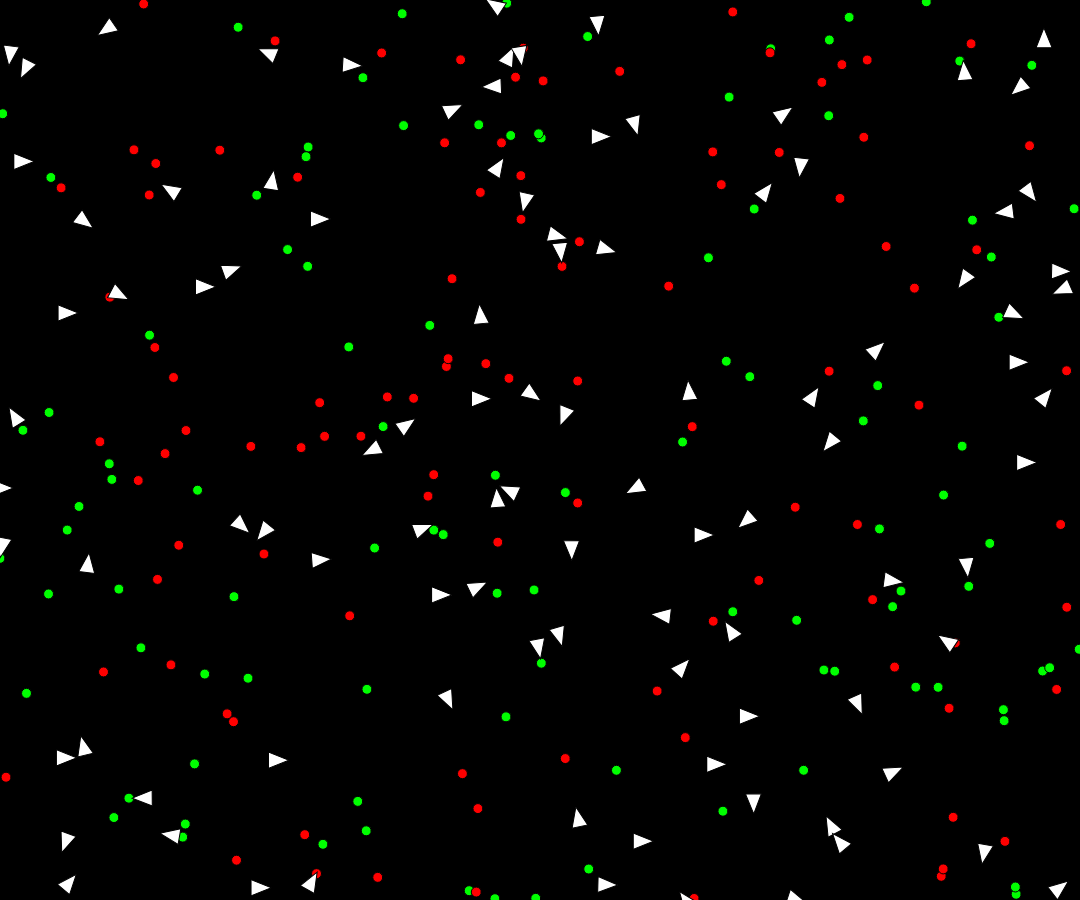
Frame 1 (no input)
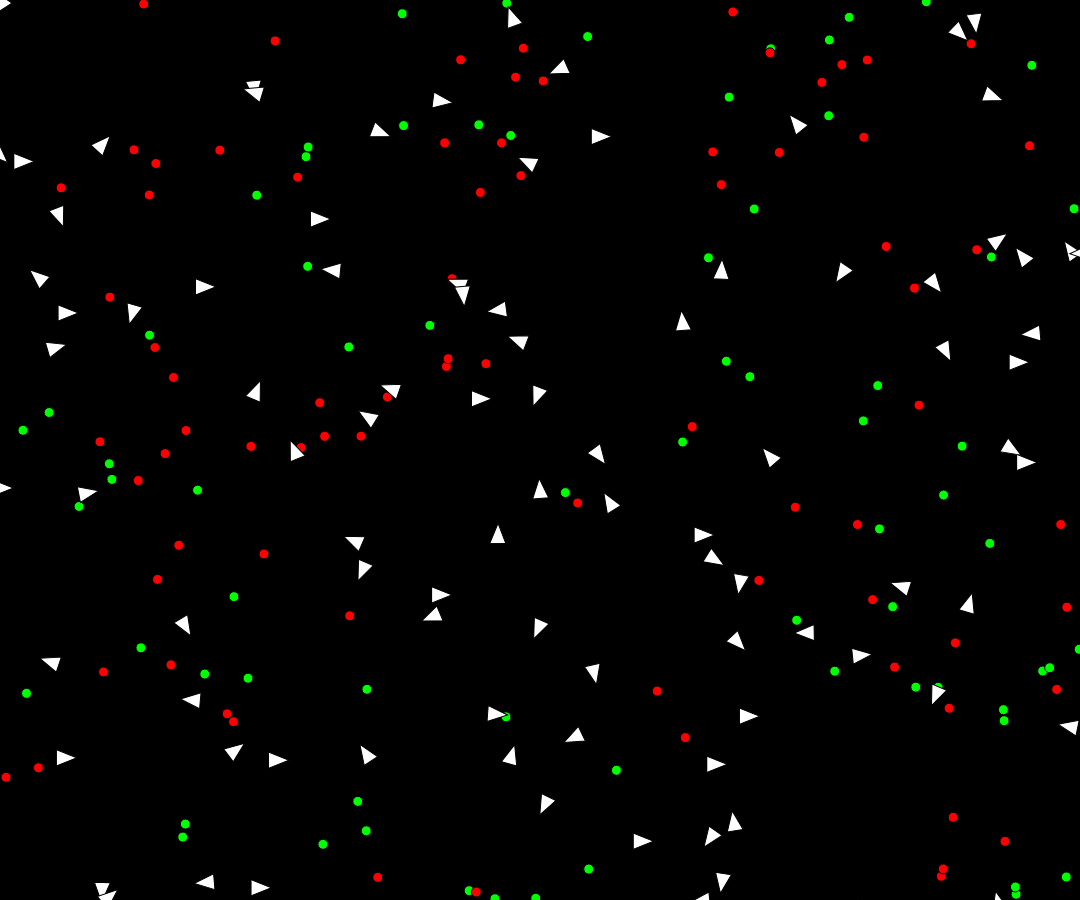
Frame 60 (no input)
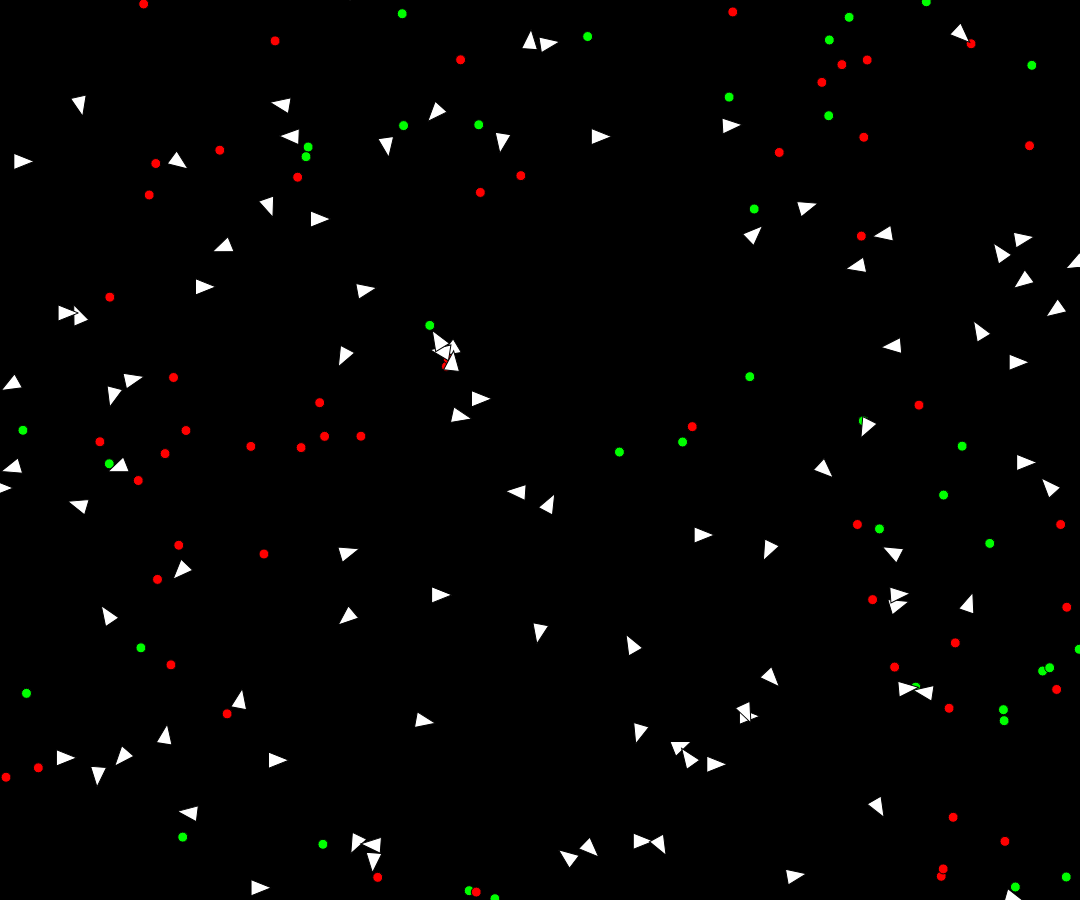
Frame 120 (the mouse pressed at the canvas centre since frame 60)

The p5.js sketch that drew these frames (run headless with seeded random() and noise() and a simulated clock; from frame 60 on, the mouse is pressed at the canvas centre):

// p5.js sketch
// ── sketch.js
let population;

function setup() {
	createCanvas(windowWidth*.9, windowHeight*.9);
	a = new Agent(createVector(width / 2, height / 2));

	population = new PopulationHandler(100, 100, 100);
}

function draw() {
	background(0);

	population.update();
	// console.log(population.food.length)
}

// ── agent.js
class Agent {
	constructor(dna) {
		this.pos = createVector(random(width), random(height));
		this.vel = createVector();
		this.acc = createVector();

		this.maxForce = 0.3;
		this.maxSpeed = 5;
		this.w = 10;
		this.health = 300;
		this.fitness = 0;

		//DNA based traits
		this.dna = dna? new agentDNA(dna.perception, dna.foodW, dna.poisonW): new agentDNA();
		this.perception = this.dna.perception;
		this.foodW = this.dna.foodW;
		this.poisonW = this.dna.poisonW;
	}

	show() {
		if (this.health <= 0) return;
		push();
		translate(this.pos.x, this.pos.y);
		rotate(this.vel.heading() + PI / 2);
		fill(255);
		triangle(-this.w * 0.8, this.w, 0, -this.w, this.w * 0.8, this.w);
		pop();
	}

	update(food, poison) {
		if (this.health <= 0) return;

		//do the behaviours
		this.behaviours(food, poison);

		//all calculations for position here
		this.acc.limit(this.maxForce);
		this.vel.add(this.acc);
		this.vel.limit(this.maxSpeed);
		this.pos.add(this.vel);
		this.acc.mult(0);
		this.edges();

		//changing values for health and fitness
		this.health--;
		this.fitness++;
	}

	eat(ediblesArr) {
		if (!ediblesArr) return createVector(0, 0);
		const closeByEdibles = ediblesArr.filter(e => this.dist(e.pos) <= this.perception);
		
		if (closeByEdibles.length == 0) return createVector(0, 0);
		
		const closestEdible = closeByEdibles.reduce((closest, current) => {
			const closestD = this.dist(closest.pos);
			const currentD = this.dist(current.pos);
			return (closestD < currentD) ? closest : current;
		})

		if (this.dist(closestEdible.pos) <= this.maxSpeed) {
			this.health += closestEdible.nutrition;
			const index = ediblesArr.indexOf(closestEdible);
			ediblesArr.splice(index, 1);
		}

		return this.steer(closestEdible.pos);
	}

	behaviours(food, poison) {
		let foodForce = this.eat(food);
		foodForce.mult(this.foodW);
		this.applyForce(foodForce);

		let poisonForce = this.eat(poison);
		poisonForce.mult(this.poisonW);
		this.applyForce(poisonForce);
	}

	edges() {
		if(
			this.pos.x > width ||
			this.pos.y > height ||
			this.pos.x < 0 ||
			this.pos.y < 0
		) this.steerCenter();
	}

	steer(target) {
		let desired = p5.Vector.sub(target, this.pos);
		desired.limit(this.maxSpeed);
		let steer = p5.Vector.sub(desired, this.vel);
		steer.limit(this.maxAcc);
		return steer;
	}

	steerCenter() {
		this.applyForce(this.steer(createVector(width/2, width/2)).mult(0.6));
	}

	applyForce = f => this.acc.add(f);

	dist = p => this.pos.dist(p);
}

// ── agentDNA.js
class agentDNA {
    constructor(perception, food, poison) {
        if (perception && food && poison) {
            this.perception = dna.perception;
            this.foodW = dna.foodW;
            this.poisonW = dna.poisonW;
        } else {
            this.perception = random(20, 150);
            this.foodW = random(-1, 1);
            this.poisonW = random(-1, 1);
        }   
    }

    breed(mateDNA) {
        let newPerception = random() >= 0.5 ? mateDNA.perception : this.perception;
        let newFoodW = random() >= 0.5 ? mateDNA.foodW : this.foodW;
        let newPoisonW = random() >= 0.5 ? mateDNA.poisonW : this.poisonW;
        return new agentDNA(newPerception, newFoodW, newPoisonW);
    }
}
// ── edibles.js
class edible {
	constructor() {
		this.nutrition;
		this.color = color(255);
		this.pos = createVector(random(width), random(height));
	}

	display() {
		fill(this.color);
		ellipse(this.pos.x, this.pos.y, 10);
	}
}

class food extends edible {
	constructor() {
		super();
		this.nutrition = 10;
		this.color = color(0, 255, 0);
	}
}

class poison extends edible {
	constructor() {
		super();
		this.nutrition = -10;
		this.color = color(255, 0, 0);
	}
}

// ── populationHandler.js
class PopulationHandler {
	constructor(len, foodLen, poisonLen) {
		this.population = new Array(len).fill(null).map(() => new Agent());
		this.food = new Array(foodLen).fill(null).map(() => new food())
		this.poison = new Array(poisonLen).fill(null).map(() => new poison())
	}

	update() {
		this.food.forEach(f => {
			f.display();
		});
		this.poison.forEach(p => {
			p.display();
		});

		this.population.forEach(n => {
			n.update(this.food, this.poison);
			n.show();
		});

		if (random() <= 0.01) this.food.push(new food());
		if (random() <= 0.01) this.poison.push(new poison());

		if (this.population.every(a => a.health <= 0)) this.nextGen();
	}

	nextGen() {
		parentGen = [...this.population];
		matingPool = [];
	}
}
